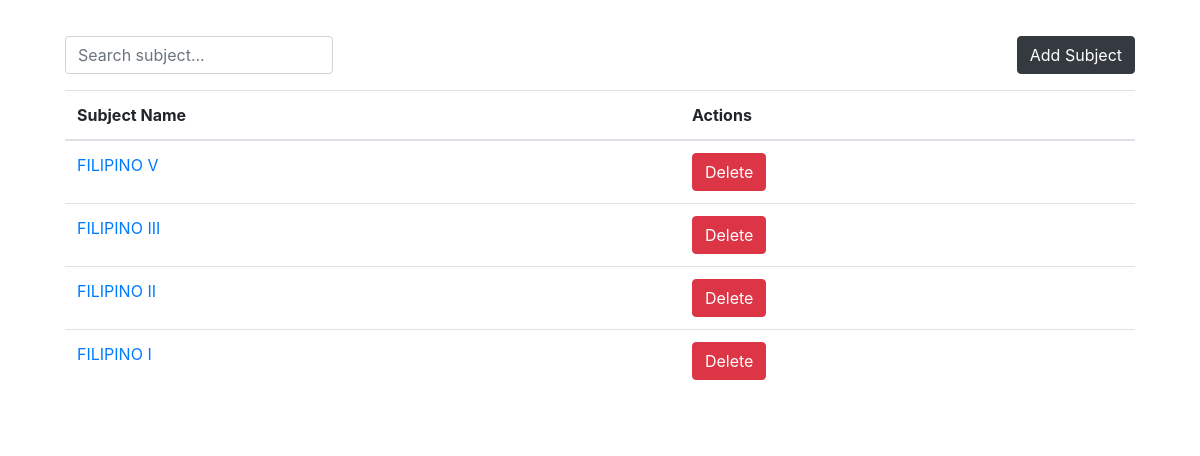
Screenshot of /App/includes/subjects.php with the database file from the repository.
### tables this page shows
CREATE TABLE IF NOT EXISTS subjects (
    id INT AUTO_INCREMENT PRIMARY KEY,
    empTeachingSubject VARCHAR(255) NOT NULL,
    created_at TIMESTAMP DEFAULT CURRENT_TIMESTAMP
);

### App/includes/subjects.php (the view, shortened to what this page needs)
<?php
try {
    $config = new Config();
    $conn = $config->DB_CONNECTION;
    $conn->setAttribute(PDO::ATTR_ERRMODE, PDO::ERRMODE_EXCEPTION);
} catch (PDOException $e) {
    error_log("Database connection failed: " . $e->getMessage());
    die("Database connection error.");
}
function getSubjects($conn) {
    try {
        return $conn->query("SELECT * FROM subjects")->fetchAll(PDO::FETCH_ASSOC);
    } catch (PDOException $e) {
        error_log("Fetch subjects error: " . $e->getMessage());
        return [];
    }
}
?>
<!DOCTYPE html>
<html lang="en">
<head>
  <link rel="stylesheet" href="/sdotracker/node_modules/bootstrap/dist/css/bootstrap.min.css" />
</head>
<body>
<?php
if (isset($_GET['subject_id'])):
    $subject_id = intval($_GET['subject_id']);
    $stmtSubject = $conn->prepare("SELECT empTeachingSubject FROM subjects WHERE id = ?");
    $stmtSubject->execute([$subject_id]);
    $subject = $stmtSubject->fetch(PDO::FETCH_ASSOC);
    ?>
 <div class="container mt-3">
    <h2>Employees Teaching Subject: <?= htmlspecialchars($subject['empTeachingSubject']) ?></h2>
    <a href="dashboard?page=subjects" class="btn btn-secondary mb-3">Back to Subjects</a>
    <?php
    $employees = getEmployeesBySubject($conn, $subject_id);
    if ($employees):
    ?>
    <style>
         .table-container {
        overflow-x: auto;
        cursor: pointer;
    }
    </style>
    <div class="d-flex justify-content-end align-items-end mt-2 mb-2">
        <input type="text" id="searchInputEmp" placeholder="Search employee..." class="form-control w-25">
    </div>
    <div class="table-container table-responsive" id="scrollableTable">
        <table class="table table-bordered" id="searchEmp">
            <thead>
                <tr>
                    <th class="text-nowrap">#</th>
                    <th class="text-nowrap">Name</th>
                    <th class="text-nowrap">Employee Number</th>
                    <th class="text-nowrap">Date of Birth</th>
                    <th class="text-nowrap">Civil Status</th>
                    <th class="text-nowrap">Tin #</th>
                    <th class="text-nowrap">Plantilla #</th>
                    <th class="text-nowrap">District</th>
                    <th class="text-nowrap">Address</th>
                    <th class="text-nowrap">Sex</th>
                    <th class="text-nowrap">History</th>
                    <th class="text-nowrap">Status</th>
                    <th class="text-nowrap">Created At</th>
                </tr>
            </thead>
            <tbody>
                <?php foreach ($employees as $emp): ?>
                    <tr>
                        <td class="text-nowrap"><?= htmlspecialchars($emp['id']) ?></td>
                        <td class="text-nowrap"><?= htmlspecialchars($emp['empName']) ?></td>
                        <td class="text-nowrap"><?= htmlspecialchars($emp['empNumber']) ?></td>
                        <td class="text-nowrap"><?= htmlspecialchars($emp['empDob']) ?></td>
                        <td class="text-nowrap"><?= htmlspecialchars($emp['empCS']) ?></td>
                        <td class="text-nowrap"><?= htmlspecialchars($emp['empTinNum']) ?></td>
                        <td class="text-nowrap"><?= htmlspecialchars($emp['empPlantilla']) ?></td>
                        <td class="text-nowrap"><?= htmlspecialchars($emp['empDistrict']) ?></td>
                        <td class="text-nowrap"><?= htmlspecialchars($emp['empAddress']) ?></td>
                        <td class="text-nowrap"><?= htmlspecialchars($emp['empSex']) ?></td>
                        <td class="text-nowrap"><?= htmlspecialchars($emp['empHistory']) ?></td>
                        <td class="text-nowrap">
                        <span class="badge rounded-pill bg-primary badge-sm"><?= htmlspecialchars($emp['empStatus']) ?></span>
                        </td>
                        <td class="text-nowrap"><?= htmlspecialchars($emp['created_at']) ?></td>
                    </tr>
                <?php endforeach; ?>
            </tbody>
        </table>
    </div>
    <?php else: ?>
        <p>No employees found for this subject.</p>
    <?php endif; ?>
</div>
<?php else: ?>
    <div class="container mt-3 bg-white">
        <div class="card border-0">
            <div class="card-body">
                <div class="d-flex justify-content-between mb-3">
                <input type="text" id="searchInput" placeholder="Search subject..." class="form-control w-25">
                    <button class="btn btn-dark" data-bs-toggle="modal" data-bs-target="#addSubjectModal">
                        <i class="fa fa-plus"></i> Add Subject
                    </button>
                </div>
                <div class="table-responsive">
                    <table id="subjectsTable" class="table">
                        <thead>
                            <tr>
                                <th class="text-nowrap">Subject Name</th>
                                <th class="text-nowrap">Actions</th>
                            </tr>
                        </thead>
                        <tbody>
                            <?php
                            $subjects = getSubjects($conn);
                            foreach ($subjects as $row):
                            ?>
                                <tr>
                                    <td class="text-nowrap">
                                        <a href="dashboard?page=subjects&subject_id=<?= htmlspecialchars($row['id']) ?>">
                                            <?= htmlspecialchars($row['empTeachingSubject']) ?>
                                        </a>
                                    </td>
                                    <td class="text-nowrap">
                                        <form method="POST" action="" style="display: inline;">
                                            <button type="submit" class="btn btn-danger">
                                                <i class="fa fa-trash"></i> Delete
                                            </button>
                                        </form>
                                    </td>
                                </tr>
                            <?php endforeach; ?>
                        </tbody>
                    </table>
                </div>
            </div>
        </div>
    </div>
<?php endif; ?>
</body>
</html>

### rows the page displays
subjects: empTeachingSubject "FILIPINO V"
subjects: empTeachingSubject "FILIPINO III"
subjects: empTeachingSubject "FILIPINO II"
subjects: empTeachingSubject "FILIPINO I"
